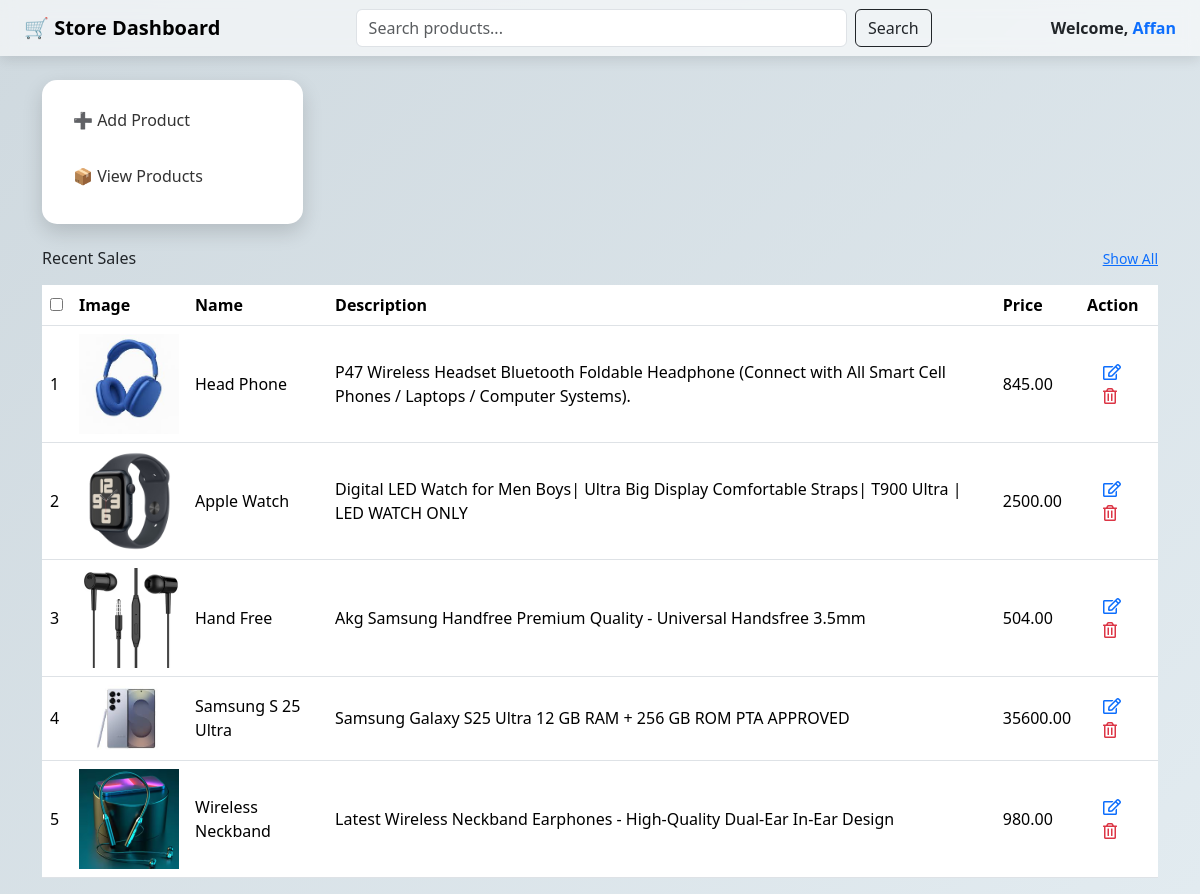
The app's page /dashboard/dashboard.php (signed in) with its own data.
### tables this page shows
CREATE TABLE `add_product` (
  `id` int(11) NOT NULL,
  `p_name` varchar(150) NOT NULL,
  `p_des` text NOT NULL,
  `price` decimal(10,2) NOT NULL,
  `p_image` varchar(255) NOT NULL,
  `created_at` timestamp NOT NULL DEFAULT current_timestamp()
);

### dashboard/dashboard.php (the view, shortened to what this page needs)
<?php
if (!isset($_SESSION['aid'])) {
    header('location:signin.php');
} else {
    $f_name = $_SESSION['f_name'];
}
?>
<!DOCTYPE html>
<html lang="en">
<head>
    <link href="https://cdn.jsdelivr.net/npm/bootstrap@5.3.2/dist/css/bootstrap.min.css" rel="stylesheet">
    <link rel="stylesheet" href="https://cdnjs.cloudflare.com/ajax/libs/font-awesome/6.4.0/css/all.min.css">
    <link rel="stylesheet" href="https://pro.fontawesome.com/releases/v5.10.0/css/all.css">
    <link rel="stylesheet" href="https://cdn.jsdelivr.net/npm/bootstrap@5.3.8/dist/css/bootstrap.min.css">
</head>
<body>
    <nav class="navbar topbar px-4 mb-4">
        <span class="navbar-brand fw-bold">🛒 Store Dashboard</span>
        <form class="d-flex w-50">
            <input class="form-control me-2" type="search" placeholder="Search products...">
            <button class="btn btn-outline-dark">Search</button>
        </form>
        <div class="fw-semibold">
            Welcome, <span class="text-primary"> <?php echo $f_name; ?></span>
        </div>
    </nav>
    <div class="container">
        <div class="row g-4">
            <div class="col-md-3">
                <div class="sidebar p-3">
                    <a href="./add_product.php" target="_blank">➕ Add Product</a>
                    <a href="./dashboard.php" target="_blank">📦 View Products</a>
                </div>
            </div>
            <?php
            include 'connection.php';
            $view = "SELECT * FROM `add_product`";
            $query = mysqli_query($conn, $view);
            while ($result = mysqli_fetch_array($query)) {
            ?>
                <div class="card-custom">
                    <div class="d-flex justify-content-between align-items-center mb-3">
                        <h6 class="mb-0">Recent Sales</h6>
                        <a href="#" class="text-primary small">Show All</a>
                    </div>
                    <div class="table-responsive">
                        <table class="table align-middle">
                            <thead>
                                <tr>
                                    <th><input type="checkbox"></th>
                                    <th>Image</th>
                                    <th>Name</th>
                                    <th>Description</th>
                                    <th>Price</th>
                                    <th>Action</th>
                                </tr>
                            </thead>
                            <tbody>
                                <?php
                                $i = 1;
                                while ($result = mysqli_fetch_assoc($query)) {
                                ?>
                                    <tr>
                                        <td scope="row">
                                            <?php echo $i++; ?>
                                        </td>
                                        <td><img src="upload/<?php echo $result['p_image']; ?>" width="100px" alt=""></td>
                                        <td>
                                            <?php echo $result['p_name']; ?>
                                        </td>
                                        <td>
                                            <?php echo $result['p_des']; ?>
                                        </td>
                                        <td>
                                            <?php echo $result['price']; ?>
                                        </td>
                                        <td> <a href="update.php?id=<?php echo $result['id']; ?>"><i
                                                    class="far fa-edit ms-3"></i></a>
                                            <a href="delete.php?id=<?php echo $result['id']; ?>"><i
                                                    class="far fa-trash-alt ms-3 text-danger"></i></a>
                                        </td>
                                    </tr>
                                <?php
                                }
                                ?>
                            </tbody>
                        </table>
                    <?php
                }
                    ?>
                    </div>
                </div>
        </div>
    </div>
</body>
</html>

### dashboard/dashboard.php (style rules this page uses)
body { min-height: 100vh; background: linear-gradient(135deg, #cfd9df, #e2ebf0); font-family: 'Segoe UI', sans-serif; }
.topbar { background: rgba(255, 255, 255, 0.6); backdrop-filter: blur(8px); box-shadow: 0 4px 12px rgba(0, 0, 0, 0.1); }
.sidebar { height: 100%; background: #fff; border-radius: 15px; box-shadow: 0 8px 20px rgba(0, 0, 0, 0.15); }
.sidebar a { text-decoration: none; color: #333; padding: 12px 15px; display: block; border-radius: 10px; margin-bottom: 8px; font-weight: 500; }

### records on screen
add_product: p_image (picture), p_name "Head Phone", p_des "P47 Wireless Headset Bluetooth Foldable Headphone (Connect with All Smart Cell Phones / Laptops / Computer Systems).", price "845.00"
add_product: p_image (picture), p_name "Apple Watch", p_des "Digital LED Watch for Men Boys| Ultra Big Display Comfortable Straps| T900 Ultra | LED WATCH ONLY", price "2500.00"
add_product: p_image (picture), p_name "Hand Free", p_des "Akg Samsung Handfree Premium Quality - Universal Handsfree 3.5mm", price "504.00"
add_product: p_image (picture), p_name "Samsung S 25 Ultra", p_des "Samsung Galaxy S25 Ultra 12 GB RAM + 256 GB ROM PTA APPROVED", price "35600.00"
add_product: p_image (picture), p_name "Wireless Neckband", p_des "Latest Wireless Neckband Earphones - High-Quality Dual-Ear In-Ear Design", price "980.00"

### other values on screen
$f_name "Affan"
